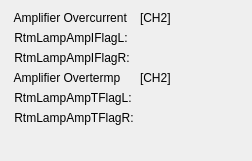
      <widget class="QWidget" name="formLayoutWidget_3">
       <property name="geometry">
        <rect>
         <x>711</x>
         <y>410</y>
         <width>252</width>
         <height>161</height>
        </rect>
       </property>
       <layout class="QFormLayout" name="formLayout_3">
        <item row="0" column="0">
         <widget class="QLabel" name="label_107">
          <property name="text">
           <string> Amplifier Overcurrent</string>
          </property>
         </widget>
        </item>
        <item row="0" column="1">
         <widget class="QLabel" name="label_150">
          <property name="text">
           <string>[CH2]</string>
          </property>
         </widget>
        </item>
        <item row="1" column="0">
         <widget class="QLabel" name="label_108">
          <property name="text">
           <string> RtmLampAmpIFlagL:</string>
          </property>
         </widget>
        </item>
        <item row="1" column="1">
         <widget class="PyDMLabel" name="PyDMLabel_105">
          <property name="toolTip">
           <string/>
          </property>
          <property name="channel" stdset="0">
           <string>XX-99SL01:DI-FOFBCtrl:RtmLampAmpIFlagLCH2-RB</string>
          </property>
         </widget>
        </item>
        <item row="2" column="0">
         <widget class="QLabel" name="label_109">
          <property name="text">
           <string> RtmLampAmpIFlagR:</string>
          </property>
         </widget>
        </item>
        <item row="2" column="1">
         <widget class="PyDMLabel" name="PyDMLabel_106">
          <property name="toolTip">
           <string/>
          </property>
          <property name="channel" stdset="0">
           <string>XX-99SL01:DI-FOFBCtrl:RtmLampAmpIFlagRCH2-RB</string>
          </property>
         </widget>
        </item>
        <item row="3" column="0">
         <widget class="QLabel" name="label_111">
          <property name="text">
           <string> Amplifier Overtermp</string>
          </property>
         </widget>
        </item>
        <item row="3" column="1">
         <widget class="QLabel" name="label_154">
          <property name="text">
           <string>[CH2]</string>
          </property>
         </widget>
        </item>
        <item row="4" column="0">
         <widget class="QLabel" name="label_112">
          <property name="text">
           <string> RtmLampAmpTFlagL:</string>
          </property>
         </widget>
        </item>
        <item row="4" column="1">
         <widget class="PyDMLabel" name="PyDMLabel_107">
          <property name="toolTip">
           <string/>
          </property>
          <property name="channel" stdset="0">
           <string>XX-99SL01:DI-FOFBCtrl:RtmLampAmpTFlagLCH2-RB</string>
          </property>
         </widget>
        </item>
        <item row="5" column="0">
         <widget class="QLabel" name="label_113">
          <property name="text">
           <string> RtmLampAmpTFlagR:</string>
          </property>
         </widget>
        </item>
        <item row="5" column="1">
         <widget class="PyDMLabel" name="PyDMLabel_108">
          <property name="toolTip">
           <string/>
          </property>
          <property name="channel" stdset="0">
           <string>XX-99SL01:DI-FOFBCtrl:RtmLampAmpTFlagRCH2-RB</string>
          </property>
         </widget>
        </item>
       </layout>
      </widget>
